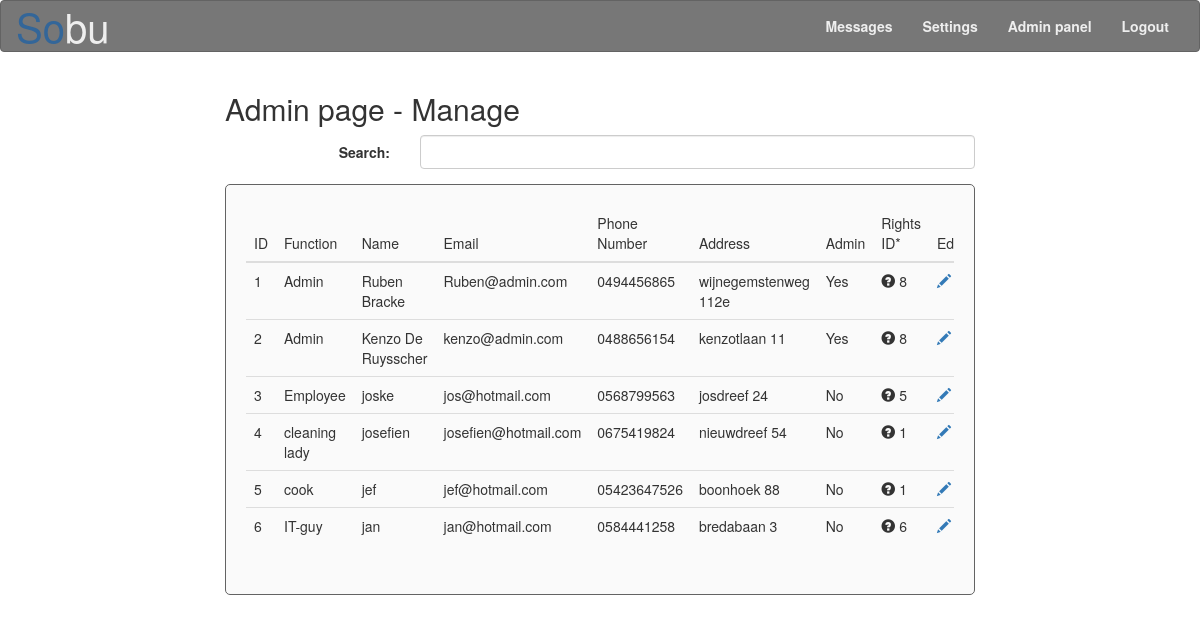
/Site/admin_page_manage.php (signed in), run on the app's committed database.
### tables this page shows
CREATE TABLE IF NOT EXISTS `user` (
	`user_id` int(11) AUTO_INCREMENT,
	`name` varchar(40),
	`nin` bigint(30),
	`address` varchar(80),
	`gender` tinyint(1),
	`email` varchar(40),
	`profile_picture` varchar(10),
	`date_of_birth` date ,
	`online` tinyint(1) default '0',
	`martial_status` varchar(20),
	`password` varchar(50) default '21232f297a57a5a743894a0e4a801fc3',  
	`phone_number` varchar(15),
	`function` varchar(15),
	`rights_id` int(3) default '0',
	`admin` tinyint(1) default '0',
	`start_date` date,
	PRIMARY KEY (`user_id`),
	FOREIGN KEY (`rights_id`) REFERENCES `rights`(`rights_id`)
);

CREATE TABLE IF NOT EXISTS `rights` (
	`rights_id` int(11) AUTO_INCREMENT,
	`info` tinyint(1) DEFAULT '0',
	`check_in_out` tinyint(1) DEFAULT '0',
	`messages` tinyint(1) DEFAULT '0',
	PRIMARY KEY (`rights_id`)
);

### Site/functions.php (the view, shortened to what this page needs)
<?php
function connecteren()
{
	$host 		= "localhost";
	$user		= "sobu";
	$password	= "r0628842!1S";
	$database	= "sobu";
	$link = mysqli_connect($host, $user, $password) or die("Er kan geen connectie gelegd worden met $host");
	mysqli_select_db($link, $database) or die("databank $database niet beschikbaar");
	return $link;
}
function printmembers()
{
	$link = connecteren();
	$query = "SELECT user_id, name, function, address, email, phone_number, admin, rights_id FROM user ORDER BY user_id ASC";
	$result = mysqli_query($link, $query) or die("FOUT: er is een fout opgetreden bij het uitvoeren van de query \"$query\"");
	echo "<div class='table-responsive'><table class='table table-hover'><thead><tr><th>ID</th><th>Function</th><th>Name</th><th>Email</th><th>Phone Number</th><th>Address</th><th>Admin</th><th>Rights ID*</th><th>Edit</th><th>Delete</th></tr></thead><tbody>";
	if($result->num_rows > 0) {
		while($row = $result->fetch_assoc()) {
			$query_rights = "SELECT info, check_in_out, messages FROM user LEFT JOIN rights ON user.rights_id = rights.rights_id WHERE user.user_id = " .$row["user_id"]. "";
			$result_rights = mysqli_query($link, $query_rights) or die("FOUT: er is een fout opgetreden bij het uitvoeren van de query_rights \"$query_rights\"");
			if($row['admin'] == 1){
				$admin = "Yes";
			}
			else {$admin = "No";}
			echo "<tr><td>".$row['user_id']."</td><td>".$row['function']."</td><td>".$row['name']."</td><td>".$row['email']."</td><td>".$row['phone_number']."</td><td>".$row['address']."</td><td>".$admin."</td>";
			if ($row_rights = mysqli_fetch_array($result_rights))
			{
				if ($row_rights["info"] != NULL)
				{
					if ($row_rights["info"] == 1)
					{
						$info = "Yes";
					}
					else
					{
						$info = "No";
					}
					if ($row_rights["check_in_out"] == 1)
					{
						$check_in_out = "Yes";
					}
					else
					{
						$check_in_out = "No";
					}
					if ($row_rights["messages"] == 1)
					{
						$messages = "Yes";
					}
					else
					{
						$messages = "No";
					}
					echo "<td><span id=\"label_rights\" data-toggle=\"tooltip\" data-placement=\"top\" data-html=\"true\" title=\"Check info: " .$info. "<br>Check in and out history: " .$check_in_out. "<br>Check messages: " .$messages. "\" class=\"glyphicon glyphicon-question-sign\" aria-hidden=\"true\"></span>&nbsp;".$row['rights_id']."</td>";
				}
				else
				{
					echo "<td></td>";
				}
			}
			else
			{
				echo "<td></td>";
			}
			echo "<td><a href=\"admin_page_edit_user.php?id=" .$row["user_id"]. "\"><span class=\"glyphicon glyphicon-pencil\" aria-hidden=\"true\"></span></a></td><td class=\"has-error\"><a href=\"admin_page_delete_user.php?id=" .$row["user_id"]. "\"><span class=\"glyphicon glyphicon-remove\" style=\"color:red\" aria-hidden=\"true\"></span></a></td></tr>";
		}
	}
	echo "</tbody></table></div>";
}
?>

### Site/CSS/style.css (style rules this page uses)
body { padding-bottom: 15px; }

### data on the page
user: user_id "1", function "Admin", name "Ruben Bracke", email "Ruben@admin.com", phone_number "0494456865", address "wijnegemstenweg 112e", admin "Yes", rights "8"
user: user_id "2", function "Admin", name "Kenzo De Ruysscher", email "kenzo@admin.com", phone_number "0488656154", address "kenzotlaan 11", admin "Yes", rights "8"
user: user_id "3", function "Employee", name "joske", email "jos@hotmail.com", phone_number "0568799563", address "josdreef 24", admin "No", rights "5"
user: user_id "4", function "cleaning lady", name "josefien", email "josefien@hotmail.com", phone_number "0675419824", address "nieuwdreef 54", admin "No", rights "1"
user: user_id "5", function "cook", name "jef", email "jef@hotmail.com", phone_number "05423647526", address "boonhoek 88", admin "No", rights "1"
user: user_id "6", function "IT-guy", name "jan", email "jan@hotmail.com", phone_number "0584441258", address "bredabaan 3", admin "No", rights "6"
